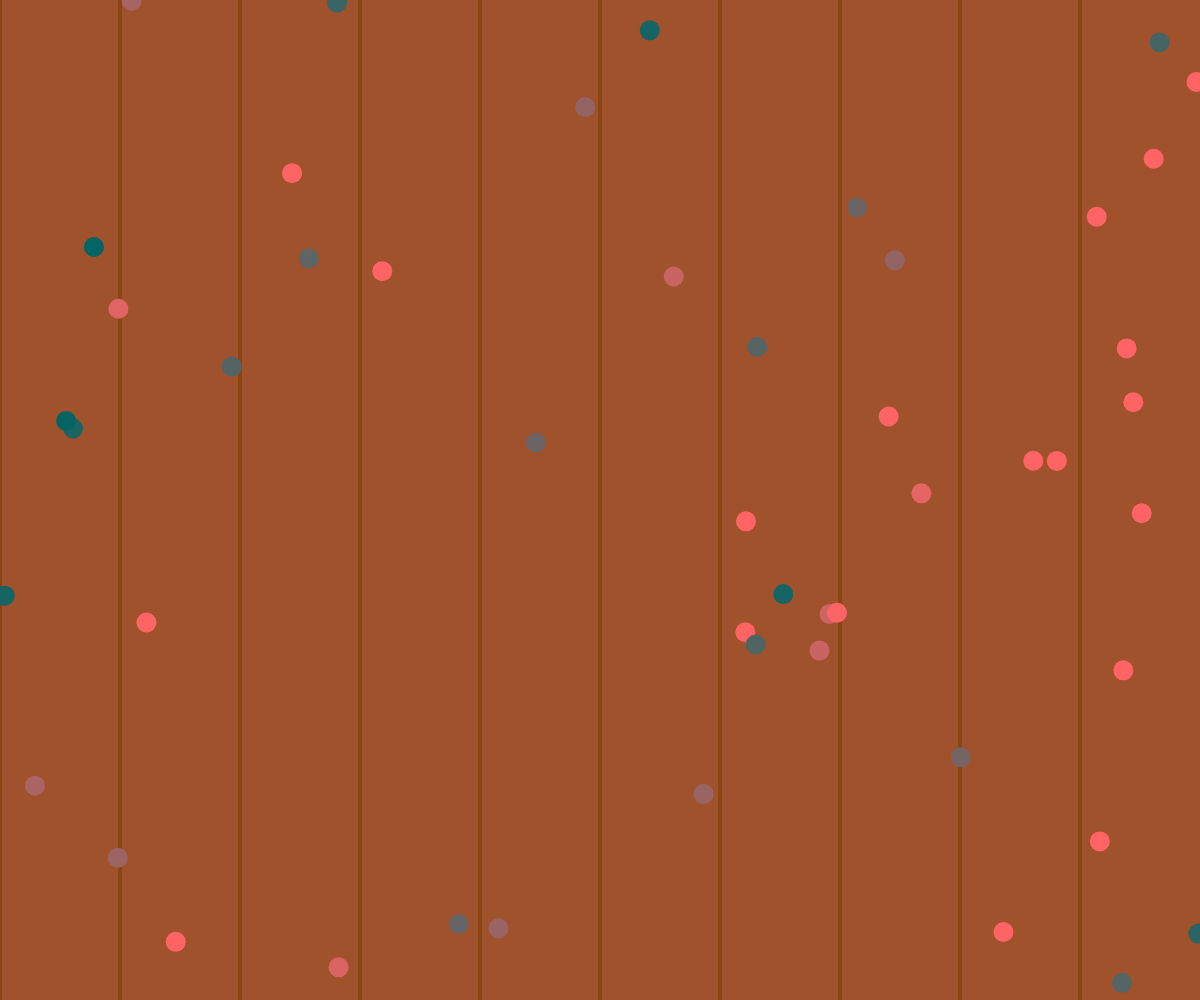
Frame 1 (no input)
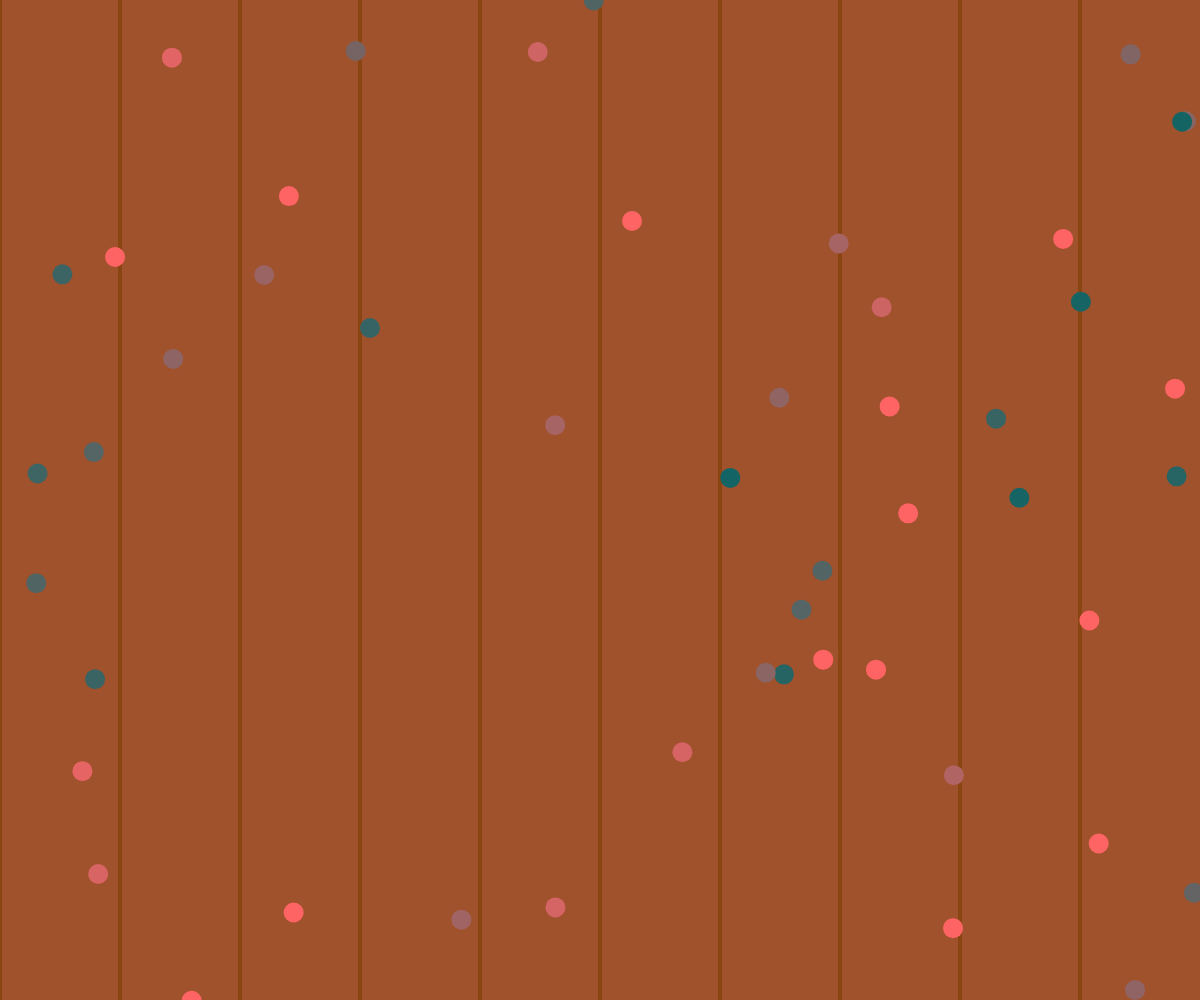
Frame 60 (no input)
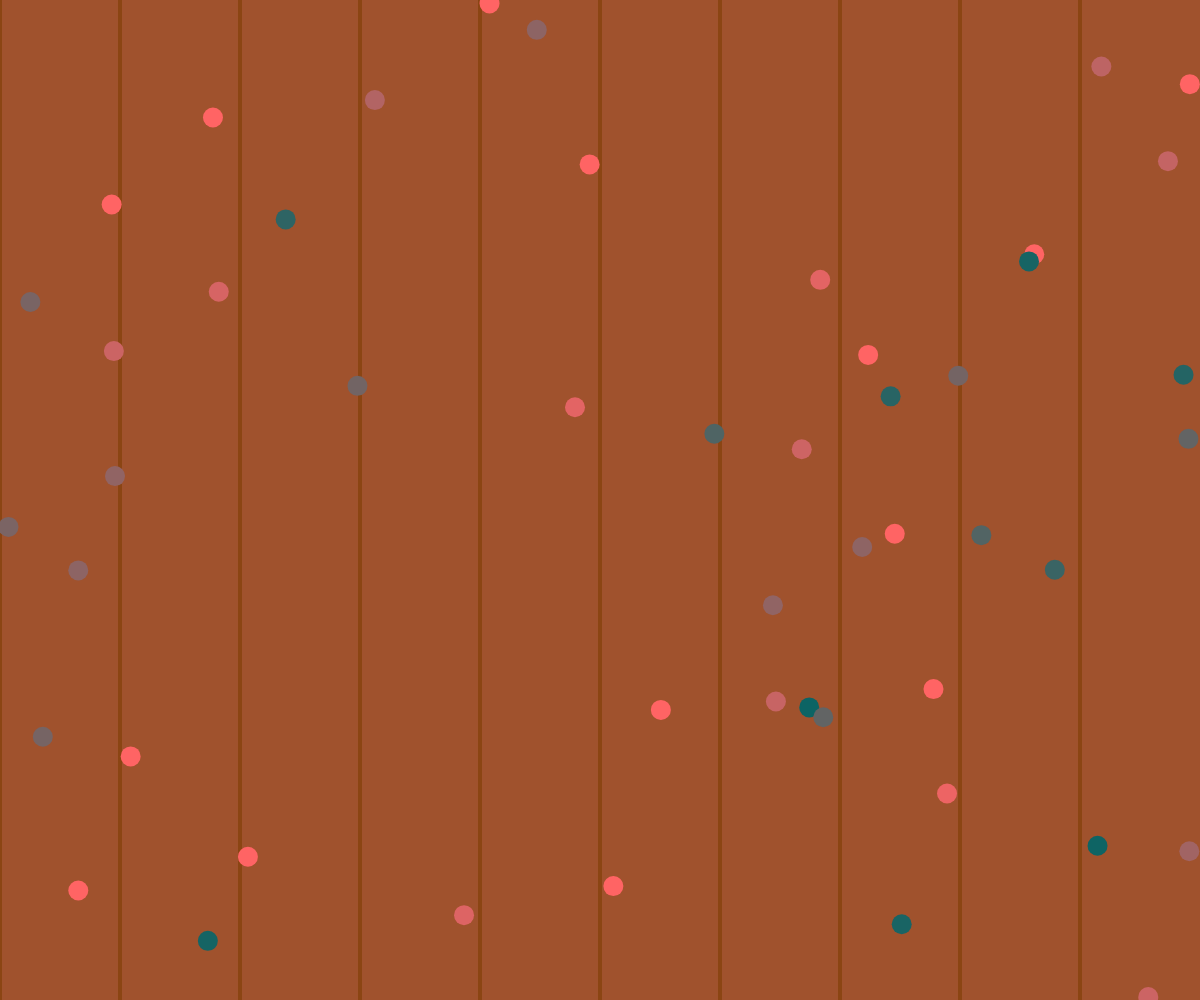
Frame 120 (the mouse pressed at the canvas centre since frame 60)

The p5.js sketch that drew these frames (run headless with seeded random() and noise() and a simulated clock; from frame 60 on, the mouse is pressed at the canvas centre):

// p5.js sketch
// ── sketch.js
let circles = []; // Arreglo para almacenar las partículas
let slider; // Variable para la barra deslizante
let colorChangeSpeed = 1; // Velocidad de cambio de color

function setup() {
  createCanvas(windowWidth, windowHeight);

  // Crear una barra deslizante para controlar el tamaño de los círculos
  slider = createSlider(10, 50, 20); // Valores mínimo, máximo e inicial

  // Crear partículas iniciales
  for (let i = 0; i < 50; i++) {
    let x = random(width);
    let y = random(height);
    let radius = random(2, 5);
    let speedX = random(-1, 1);
    let speedY = random(-1, 1);
    let hue = random(0, 360); // Color inicial en grados de color (Hue)
    let circle = { x, y, radius, speedX, speedY, hue };
    circles.push(circle);
  }
}

function draw() {
  background(160, 82, 45);

  // Dibujar las líneas verticales para simular tablas de madera
  let numTablas = 10;
  let tablaWidth = width / numTablas;

  for (let i = 0; i < numTablas; i++) {
    let x = i * tablaWidth;
    
    stroke(139, 69, 19);
    strokeWeight(4);
    line(x, 0, x, height);
  }

  // Obtener el valor del slider para el tamaño de los círculos
  let circleSize = slider.value();

  // Actualizar y dibujar las partículas (círculos)
  for (let i = 0; i < circles.length; i++) {
    let circleA = circles[i];
    circleA.x += circleA.speedX;
    circleA.y += circleA.speedY;

    // Rebotar las partículas en los bordes del canvas
    if (circleA.x < 0 || circleA.x > width) {
      circleA.speedX *= -1;
    }
    if (circleA.y < 0 || circleA.y > height) {
      circleA.speedY *= -1;
    }

    // Cambiar gradualmente el color de los círculos
    circleA.hue += colorChangeSpeed;
    if (circleA.hue > 360) {
      circleA.hue = 0;
    }

    // Verificar colisiones con otros círculos
    for (let j = 0; j < circles.length; j++) {
      if (i !== j) {
        let circleB = circles[j];
        let distance = dist(circleA.x, circleA.y, circleB.x, circleB.y);
        let minDistance = circleA.radius + circleB.radius;

        if (distance < minDistance) {
          // Cambiar el color al opuesto (invertir el valor de hue)
          circleA.hue = (circleA.hue + 180) % 360;
          circleB.hue = (circleB.hue + 180) % 360;
        }
      }
    }

    // Convertir el valor de hue en un color
    let fillColor = color(circleA.hue, 100, 100);
    
    // Aplicar el color al círculo
    fill(fillColor);
    
    // Dibujar el círculo con el tamaño controlado por el slider
    noStroke();
    ellipse(circleA.x, circleA.y, circleSize);
  }
}

function windowResized() {
  resizeCanvas(windowWidth, windowHeight);
}
